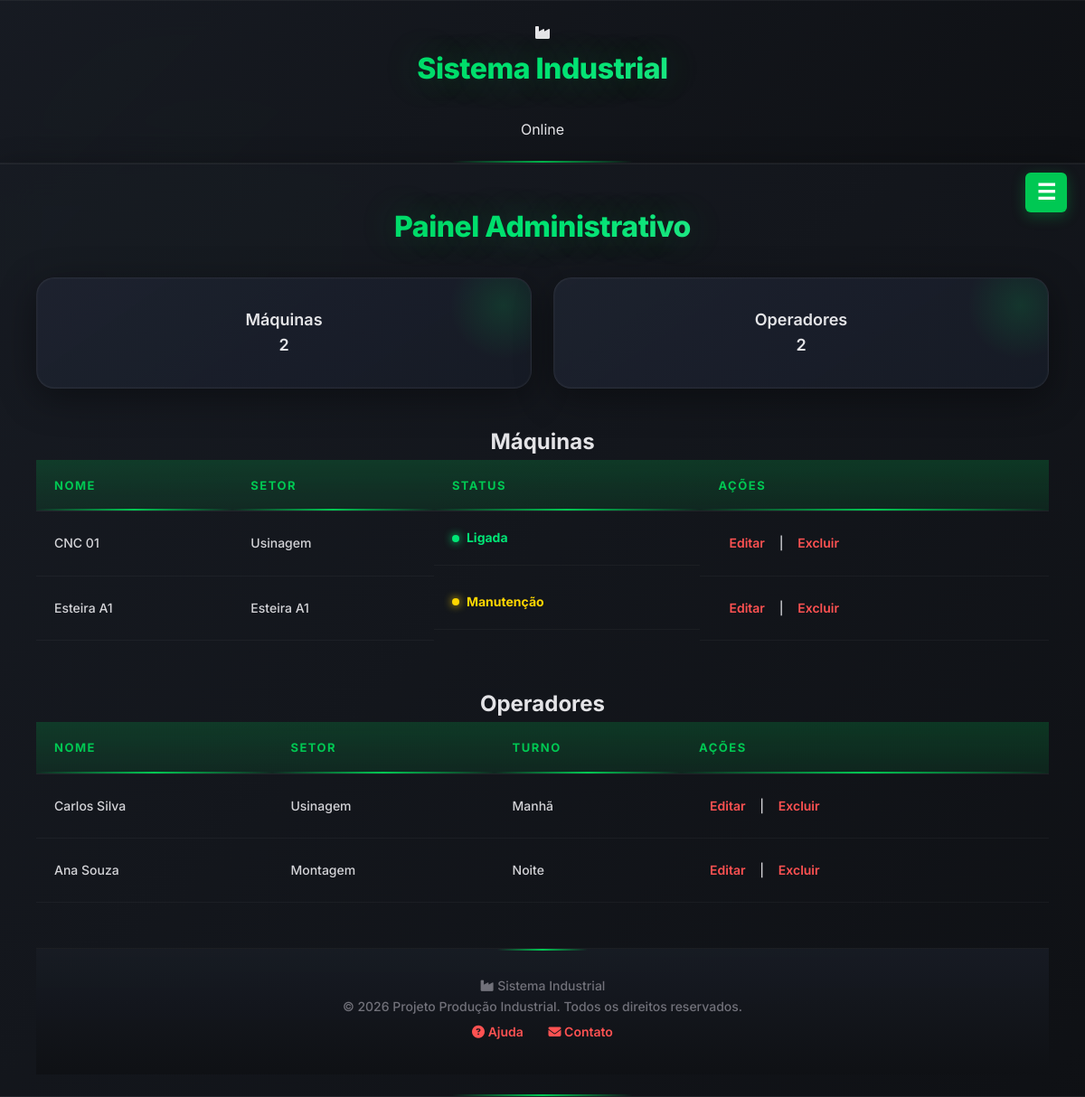
/admin (signed in), run on the app's committed database.
### models.py (models this page shows, shortened)
class Maquina(db.Model):
    id = db.Column(db.Integer, primary_key=True)
    nome = db.Column(db.String(100), nullable=False)
    setor = db.Column(db.String(100), nullable=False)
    status = db.Column(db.String(50), nullable=False)
    data_cadastro = db.Column(db.DateTime, default=datetime.utcnow)
    producoes = db.relationship('Producao', backref='maquina', lazy=True)
    manutencoes = db.relationship('Manutencao', backref='maquina', lazy=True)

class Operador(db.Model):
    id = db.Column(db.Integer, primary_key=True)
    nome = db.Column(db.String(100), nullable=False)
    turno = db.Column(db.String(50), nullable=False)
    setor = db.Column(db.String(100), nullable=False)

### app.py (the view)
@app.route('/admin')
def admin():
    if not session.get('admin'):
        return redirect('/login_admin')
    maquinas = Maquina.query.all()
    operadores = Operador.query.all()
    return render_template('adm/admin.html', maquinas=maquinas, operadores=operadores)

### templates/adm/admin.html (shortened to what this page needs)
{% extends 'base.html' %}
{% block content %}
<h1>Painel Administrativo</h1>
<div class="cards">
    <div class="card">
        Máquinas<br>
        {{ maquinas|length }}
    </div>
    <div class="card">
        Operadores<br>
        {{ operadores|length }}
    </div>
</div>
<h2>Máquinas</h2>
<table>
    <tr>
        <th>Nome</th>
        <th>Setor</th>
        <th>Status</th>
        <th>Ações</th>
    </tr>
    {% for maquina in maquinas %}
    <tr>
        <td>{{ maquina.nome }}</td>
        <td>{{ maquina.setor }}</td>
        <td class="
            {% if maquina.status == 'Ligada' %}status-ligada{% endif %}
            {% if maquina.status == 'Manutenção' %}status-manutencao{% endif %}
        ">
            {{ maquina.status }}
        </td>
        <td>
            <a href="/editar_maquina/{{ maquina.id }}">Editar</a> |
            <a href="/excluir_maquina/{{ maquina.id }}">Excluir</a>
        </td>
    </tr>
    {% endfor %}
</table>
<br><br>
<h2>Operadores</h2>
<table>
    <tr>
        <th>Nome</th>
        <th>Setor</th>
        <th>Turno</th>
        <th>Ações</th>
    </tr>
    {% for operador in operadores %}
    <tr>
        <td>{{ operador.nome }}</td>
        <td>{{ operador.setor }}</td>
        <td>{{ operador.turno }}</td>
        <td>
            <a href="/editar_operador/{{ operador.id }}">Editar</a> |
            <a href="/excluir_operador/{{ operador.id }}">Excluir</a>
        </td>
    </tr>
    {% endfor %}
</table>
{% endblock %}

### templates/base.html (shortened to what this page needs)
<!DOCTYPE html>
<html lang="pt-br">
<head>
    <link rel="stylesheet" href="https://cdnjs.cloudflare.com/ajax/libs/font-awesome/6.4.0/css/all.min.css">
    <link rel="stylesheet" href="{{ url_for('static', filename='css/style.css') }}">
</head>
<body>
    <header class="main-header">
        <div class="header-content">
            <div class="logo">
                <i class="fas fa-industry"></i>
                <h1>Sistema Industrial</h1>
            </div>
            <div class="header-badge">
                <span class="badge-live">
                    Online
                </span>
            </div>
        </div>
    </header>
<header>
<button id="hamburger" style="position: fixed; top: 10px; right: 20px; z-index: 1100; background: #00c853; border: none; color: white; font-size: 24px; padding: 8px 12px; border-radius: 6px; cursor: pointer;">
  ☰
</button>
    <main class="main-content">
        <div class="content-wrapper">
            {% block content %}{% endblock %}
        </div>
    </main>
    <footer class="main-footer">
        <div class="footer-content">
            <div class="footer-brand">
                <i class="fas fa-industry"></i>
                <span>Sistema Industrial</span>
            </div>
            <div class="footer-info">
                <p>&copy; 2026 Projeto Produção Industrial. Todos os direitos reservados.</p>
            </div>
            <div class="footer-links">
                <a href="#"><i class="fas fa-question-circle"></i> Ajuda</a>
                <a href="#"><i class="fas fa-envelope"></i> Contato</a>
            </div>
        </div>
    </footer>
</body>
</html>

### data on the page
Maquina: nome "CNC 01", setor "Usinagem", status "Ligada"
Maquina: nome "Esteira A1", setor "Esteira A1", status "Manutenção"
Operador: nome "Carlos Silva", setor "Usinagem", turno "Manhã"
Operador: nome "Ana Souza", setor "Montagem", turno "Noite"

### other printed values
{{ maquinas|length }} "2"
{{ operadores|length }} "2"
